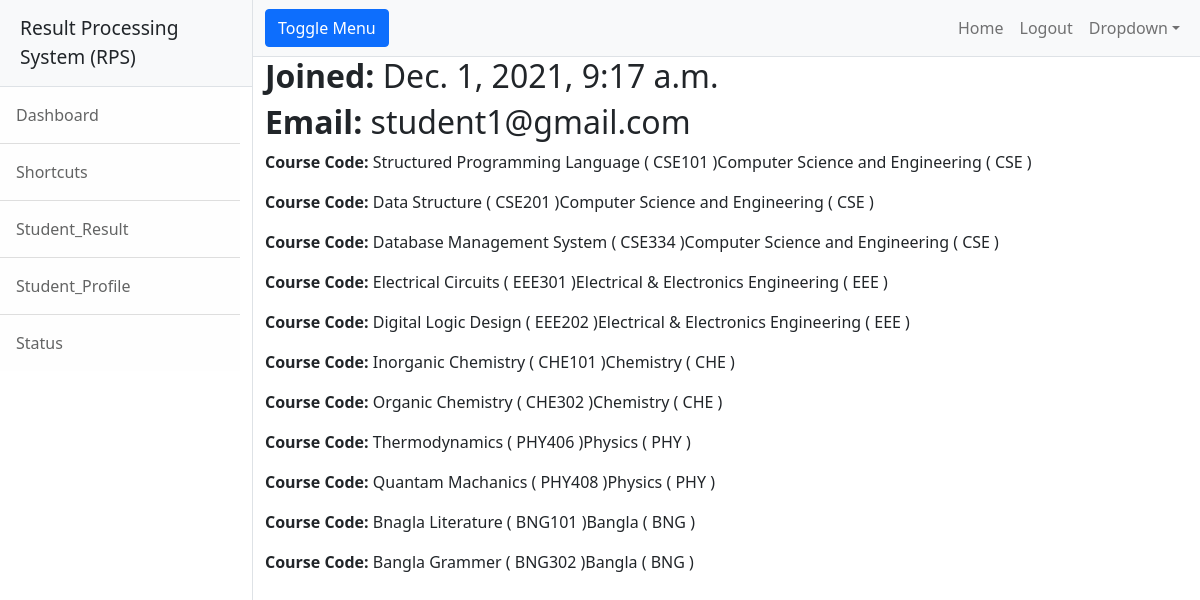
The page / (signed in) on the database its author committed.
### users/models.py (models this page shows, shortened)
class CustomUser(AbstractUser):
    username = None
    email = models.EmailField(verbose_name="email", max_length=60, unique=True)
    last_login = models.DateTimeField(
        verbose_name="last login", auto_now=True, null=True, blank=True
    )
    is_teacher = models.BooleanField("teacher status", default=False)
    is_student = models.BooleanField("student status", default=False)
    USERNAME_FIELD = "email"
    REQUIRED_FIELDS = [
        "is_teacher",
    ]
    objects = CustomUserManager()

### rps/models.py (models this page shows)
class Course(models.Model):
    course_code = models.CharField(primary_key=True, max_length=20)
    course_name = models.CharField(max_length=50)
    department = models.ForeignKey(Department, on_delete=models.CASCADE)
    semester = models.IntegerField()
    credit_no = models.DecimalField(max_digits=20, decimal_places=2)
    teacher = models.ForeignKey(Teacher, on_delete=models.PROTECT)
    def __str__(self):
        return (
            str(self.course_name)
            + " ( "
            + str(self.course_code)
            + " )"
            + str(self.department)
        )
    class Meta:
        constraints = [
            models.UniqueConstraint(
                fields=["course_code", "department", "semester"],
                name="unique_subject",
            )
        ]
        ordering = ["department", "semester", "course_code"]

class Department(models.Model):
    dept_code = models.CharField(max_length=3, unique=True, null=True)
    dept_name = models.CharField(max_length=50)
    def __str__(self):
        return str(self.dept_name) + " ( " + str(self.dept_code) + " )"

### rps/views.py (the view)
# urls.py: path("", views.home_view, name="home"),
@login_required(login_url="login")
def home_view(request):
    query_set = Course.objects.all()
    return render(request, "home.html", {"courses": list(query_set)})

### rps/templates/rps/home.html
{% extends "rps/base.html" %}
{% block content %}
    <h2><b>Joined: </b>{{ user.date_joined }}</h2>
    <h2><b>Email: </b>{{ user.email }}</h2>
    {% for course in courses %}
        <p><b>Course Code: </b>{{course}}</p>
    {% endfor %}
{% endblock %}

### rows shown on the page
CustomUser: date_joined "Dec. 1, 2021, 9:17 a.m.", email "student1@gmail.com"
Course: course_name+course_code+department "Structured Programming Language ( CSE101 )Computer Science and Engineering ( CSE )"
Course: course_name+course_code+department "Data Structure ( CSE201 )Computer Science and Engineering ( CSE )"
Course: course_name+course_code+department "Database Management System ( CSE334 )Computer Science and Engineering ( CSE )"
Course: course_name+course_code+department "Electrical Circuits ( EEE301 )Electrical & Electronics Engineering ( EEE )"
Course: course_name+course_code+department "Digital Logic Design ( EEE202 )Electrical & Electronics Engineering ( EEE )"
Course: course_name+course_code+department "Inorganic Chemistry ( CHE101 )Chemistry ( CHE )"
Course: course_name+course_code+department "Organic Chemistry ( CHE302 )Chemistry ( CHE )"
Course: course_name+course_code+department "Thermodynamics ( PHY406 )Physics ( PHY )"
Course: course_name+course_code+department "Quantam Machanics ( PHY408 )Physics ( PHY )"
Course: course_name+course_code+department "Bnagla Literature ( BNG101 )Bangla ( BNG )"
Course: course_name+course_code+department "Bangla Grammer ( BNG302 )Bangla ( BNG )"
